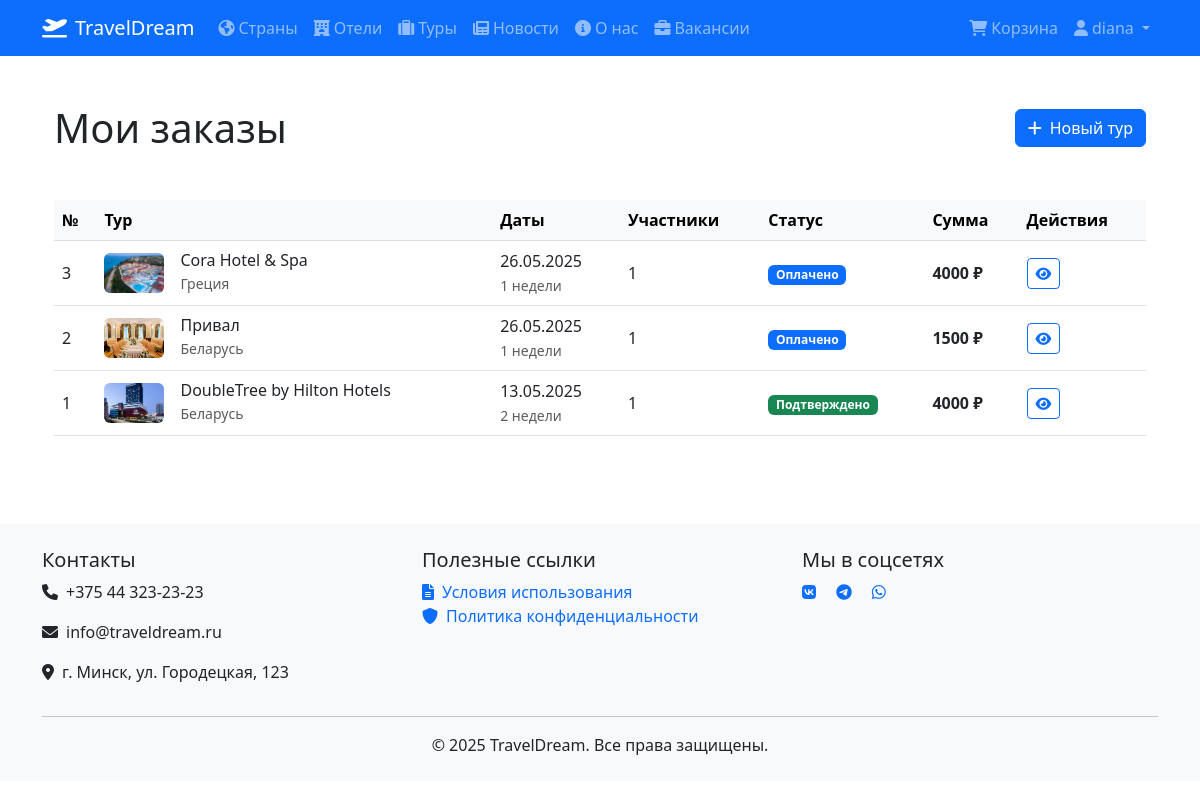
The app's page /core/orders/ (signed in) with its own data.
### users/models.py (models this page shows, shortened)
class User(AbstractUser):
    image = models.ImageField(upload_to='users_images', null=True, blank=True)
    phone_regex = RegexValidator(
        regex=r'^\+375(29|25|44|33)\d{7}$',
        message="Номер телефона должен быть в формате: '+375291234567'"
    )
    phone_number = models.CharField(
        validators=[phone_regex],
        max_length=20,
        blank=True,
        null=True,
        verbose_name='Номер телефона'
    )
    birth_date = models.DateField(
        verbose_name='Дата рождения',
        null=True,
        blank=True,
        validators=[
            MinValueValidator(
                limit_value=date(1900, 1, 1),
                message='Дата рождения не может быть раньше 1900 года'
            )
        ]
    )
    timezone = models.CharField(
        max_length=50,
        default='UTC',
        verbose_name='Часовой пояс',
        help_text='Например: Europe/Minsk или UTC'
    )
    is_client = models.BooleanField(default=True, verbose_name='Является клиентом')
    created_at = models.DateTimeField(auto_now_add=True, verbose_name='Дата создания (UTC)')
    updated_at = models.DateTimeField(auto_now=True, verbose_name='Дата обновления (UTC)')
    created_at_local = models.DateTimeField(verbose_name='Дата создания (локальное время)', null=True, blank=True)
    updated_at_local = models.DateTimeField(verbose_name='Дата обновления (локальное время)', null=True, blank=True)
    class Meta:
        verbose_name = 'Пользователь'
        verbose_name_plural = 'Пользователи'
        constraints = [
            models.CheckConstraint(
                check=models.Q(birth_date__lte=timezone.now().date() - timezone.timedelta(days=365*18)),
                name='age_18_plus'
            )
        ]

### core/models.py (models this page shows, shortened)
class Order(models.Model):
    STATUS_CHOICES = [
        ('pending', 'Ожидает'),
        ('confirmed', 'Подтверждено'),
        ('paid', 'Оплачено'),
        ('cancelled', 'Отменено'),
        ('completed', 'Завершено'),
    ]
    client = models.ForeignKey(User, on_delete=models.CASCADE, verbose_name='Клиент', related_name='client_orders')
    manager = models.ForeignKey(
        User,
        on_delete=models.SET_NULL,
        null=True,
        blank=True,
        verbose_name='Менеджер',
        related_name='managed_orders'
    )
    tour = models.ForeignKey(TourPackage, on_delete=models.PROTECT, verbose_name='Турпакет')
    status = models.CharField(
        max_length=10,
        choices=STATUS_CHOICES,
        default='pending',
        verbose_name='Статус'
    )
    created_at = models.DateTimeField(auto_now_add=True, verbose_name='Дата создания')
    updated_at = models.DateTimeField(auto_now=True, verbose_name='Дата обновления')
    notes = models.TextField(verbose_name='Примечания', blank=True)
    participants = models.PositiveIntegerField(
        default=1,
        validators=[MinValueValidator(1)],
        verbose_name='Количество участников'
    )
    total_price = models.DecimalField(
        max_digits=10,
        decimal_places=2,
        verbose_name='Общая стоимость',
        null=True,
        blank=True
    )
    class Meta:
        verbose_name = 'Заказ'
        verbose_name_plural = 'Заказы'
        ordering = ['-created_at']

class TourPackage(models.Model):
    DURATION_CHOICES = [
        (1, '1 неделя'),
        (2, '2 недели'),
        (3, '3 недели'),
        (4, '4 недели'),
    ]
    hotel = models.ForeignKey(Hotel, on_delete=models.CASCADE, verbose_name='Отель')
    duration_weeks = models.PositiveSmallIntegerField(
        choices=DURATION_CHOICES,
        verbose_name='Длительность (недели)'
    )
    departure_date = models.DateField(verbose_name='Дата отправления')
    return_date = models.DateField(verbose_name='Дата возвращения', blank=True, null=True)
    total_price = models.DecimalField(max_digits=10, decimal_places=2, verbose_name='Общая цена', blank=True)
    is_active = models.BooleanField(default=True, verbose_name='Активный тур')
    max_participants = models.PositiveIntegerField(default=20, verbose_name='Макс. участников')
    current_participants = models.PositiveIntegerField(default=0, verbose_name='Текущие участники')
    class Meta:
        verbose_name = 'Турпакет'
        verbose_name_plural = 'Турпакеты'
        ordering = ['departure_date']

class Hotel(models.Model):
    STAR_CHOICES = [
        (1, '1 звезда'),
        (2, '2 звезды'),
        (3, '3 звезды'),
        (4, '4 звезды'),
        (5, '5 звезд'),
    ]
    country = models.ForeignKey(Country, on_delete=models.CASCADE, verbose_name='Страна')
    name = models.CharField(max_length=100, verbose_name='Название отеля')
    stars = models.PositiveSmallIntegerField(choices=STAR_CHOICES, verbose_name='Звездность')
    price_per_day = models.DecimalField(max_digits=10, decimal_places=2, verbose_name='Цена за день')
    description = models.TextField(verbose_name='Описание отеля', blank=True)
    amenities = models.TextField(verbose_name='Удобства', blank=True)
    image = models.ImageField(upload_to='hotels/', verbose_name='Изображение', null=True, blank=True)
    available_rooms = models.PositiveIntegerField(default=0, verbose_name='Доступные номера')
    class Meta:
        verbose_name = 'Отель'
        verbose_name_plural = 'Отели'

class Country(models.Model):
    name = models.CharField(max_length=100, verbose_name='Название страны')
    winter_climate = models.CharField(max_length=100, verbose_name='Зимний климат')
    summer_climate = models.CharField(max_length=100, verbose_name='Летний климат')
    description = models.TextField(verbose_name='Описание страны', blank=True)
    image = models.ImageField(upload_to='countries/', verbose_name='Изображение', null=True, blank=True)
    weather_data = models.JSONField(blank=True, null=True, verbose_name='Данные о погоде')
    weather_last_updated = models.DateTimeField(null=True, blank=True, verbose_name='Последнее обновление погоды')
    capital = models.CharField(max_length=100, verbose_name='Столица', blank=True, null=True)
    class Meta:
        verbose_name = 'Страна'
        verbose_name_plural = 'Страны'

### core/views.py (the view)
# urls.py: path('orders/', views.OrderListView.as_view(), name='order_list'),
class OrderListView(LoginRequiredMixin, ListView):
    model = Order
    template_name = 'core/order_list.html'
    context_object_name = 'orders'
    paginate_by = 10
    def get_queryset(self):
        return Order.objects.filter(
            client=self.request.user
        ).select_related(
            'tour',
            'tour__hotel',
            'tour__hotel__country',
            'manager'
        ).order_by('-created_at')
    def get_context_data(self, **kwargs):
        context = super().get_context_data(**kwargs)
        context['empty_message'] = "У вас пока нет заказов"
        return context

### core/templates/core/order_list.html (shortened to what this page needs)
{% extends 'core/base.html' %}
{% block content %}
<section class="py-5">
    <div class="container">
        <div class="d-flex justify-content-between align-items-center mb-5">
            <h1 class="mb-0">Мои заказы</h1>
            <a href="{% url 'core:tour_list' %}" class="btn btn-primary">
                <i class="fas fa-plus me-2"></i>Новый тур
            </a>
        </div>
        {% if orders %}
        <div class="table-responsive">
            <table class="table table-hover align-middle">
                <thead class="table-light">
                    <tr>
                        <th>№</th>
                        <th>Тур</th>
                        <th>Даты</th>
                        <th>Участники</th>
                        <th>Статус</th>
                        <th>Сумма</th>
                        <th>Действия</th>
                    </tr>
                </thead>
                <tbody>
                    {% for order in orders %}
                    <tr>
                        <td>{{ order.id }}</td>
                        <td>
                            <div class="d-flex align-items-center">
                                {% if order.tour.hotel.image %}
                                <img src="{{ order.tour.hotel.image.url }}"
                                     alt="{{ order.tour.hotel.name }}"
                                     class="rounded me-3"
                                     width="60"
                                     height="40"
                                     style="object-fit: cover;">
                                {% endif %}
                                <div>
                                    <h6 class="mb-0">{{ order.tour.hotel.name }}</h6>
                                    <small class="text-muted">
                                        {{ order.tour.hotel.country.name }}
                                    </small>
                                </div>
                            </div>
                        </td>
                        <td>
                            {{ order.tour.departure_date|date:"d.m.Y" }}<br>
                            <small class="text-muted">{{ order.tour.duration_weeks }} недели</small>
                        </td>
                        <td>{{ order.participants }}</td>
                        <td>
                            <span class="badge
                                {% if order.status == 'confirmed' %}bg-success
                                {% elif order.status == 'paid' %}bg-primary
                                {% elif order.status == 'cancelled' %}bg-danger
                                {% else %}bg-secondary{% endif %}">
                                {{ order.get_status_display }}
                            </span>
                        </td>
                        <td class="fw-bold">
                            {{ order.tour.total_price|floatformat:"0" }} ₽
                        </td>
                        <td>
                            <a href="{% url 'core:order_detail' order.id %}"
                               class="btn btn-sm btn-outline-primary"
                               title="Подробнее">
                                <i class="fas fa-eye"></i>
                            </a>
                        </td>
                    </tr>
                    {% endfor %}
                </tbody>
            </table>
        </div>
        {% endif %}
    </div>
</section>
{% endblock %}

### core/templates/core/base.html (shortened to what this page needs)
<!DOCTYPE html>
<html lang="ru">
<head>
    <link href="https://cdn.jsdelivr.net/npm/bootstrap@5.3.0/dist/css/bootstrap.min.css" rel="stylesheet">
    <link href="https://cdnjs.cloudflare.com/ajax/libs/font-awesome/6.0.0/css/all.min.css" rel="stylesheet">
</head>
<body>
    <nav class="navbar navbar-expand-lg navbar-dark bg-primary">
        <div class="container">
            <a class="navbar-brand" href="{% url 'core:home' %}">
                <i class="fas fa-plane-departure me-2"></i>TravelDream
            </a>
            <div class="collapse navbar-collapse" id="navbarNav">
                <ul class="navbar-nav me-auto">
                    <li class="nav-item">
                        <a class="nav-link" href="{% url 'core:country_list' %}">
                            <i class="fas fa-globe-americas me-1"></i>Страны
                        </a>
                    </li>
                    <li class="nav-item">
                        <a class="nav-link" href="{% url 'core:hotel_list' %}">
                            <i class="fas fa-hotel me-1"></i>Отели
                        </a>
                    </li>
                    <li class="nav-item">
                        <a class="nav-link" href="{% url 'core:tour_list' %}">
                            <i class="fas fa-suitcase me-1"></i>Туры
                        </a>
                    </li>
                    <li class="nav-item">
                        <a class="nav-link" href="{% url 'core:news_list' %}">
                            <i class="fas fa-newspaper me-1"></i>Новости
                        </a>
                    </li>
                    <li class="nav-item">
                        <a class="nav-link" href="{% url 'core:about' %}">
                            <i class="fas fa-info-circle me-1"></i>О нас
                        </a>
                    </li>
                    <li class="nav-item">
                        <a class="nav-link" href="{% url 'core:vacancy_list' %}">
                            <i class="fas fa-briefcase me-1"></i>Вакансии
                        </a>
                    </li>
                </ul>
                <ul class="navbar-nav">
                    {% if user.is_authenticated %}
                        <li class="nav-item">
                            <a class="nav-link" href="{% url 'core:basket_detail' %}">
                                <i class="fas fa-shopping-cart me-1"></i>Корзина
                            </a>
                        </li>
                        <li class="nav-item dropdown">
                            <a class="nav-link dropdown-toggle" href="#" id="userDropdown" role="button" data-bs-toggle="dropdown">
                                <i class="fas fa-user me-1"></i>{{ user.username }}
                            </a>
                        </li>
                    {% endif %}
                </ul>
            </div>
        </div>
    </nav>
    <main class="container pb-4">
        {% block content %}{% endblock %}
    </main>
    <footer class="bg-light py-4 mt-auto">
        <div class="container">
            <div class="row">
                <div class="col-md-4">
                    <h5>Контакты</h5>
                    <p><i class="fas fa-phone me-2"></i>+375 44 323-23-23</p>
                    <p><i class="fas fa-envelope me-2"></i>info@traveldream.ru</p>
                    <p><i class="fas fa-map-marker-alt me-2"></i>г. Минск, ул. Городецкая, 123</p>
                </div>
                <div class="col-md-4">
                    <h5>Полезные ссылки</h5>
                    <ul class="list-unstyled">
                        <li>
                            <a href="{% url 'core:terms' %}" class="text-decoration-none">
                                <i class="fas fa-file-alt me-2"></i>Условия использования
                            </a>
                        </li>
                        <li>
                            <a href="{% url 'core:privacy_policy' %}" class="text-decoration-none">
                                <i class="fas fa-shield-alt me-2"></i>Политика конфиденциальности
                            </a>
                        </li>
                    </ul>
                </div>
                <div class="col-md-4">
                    <h5>Мы в соцсетях</h5>
                    <div class="social-links">
                        <a href="#" class="text-decoration-none me-3">
                            <i class="fab fa-vk"></i>
                        </a>
                        <a href="#" class="text-decoration-none me-3">
                            <i class="fab fa-telegram"></i>
                        </a>
                        <a href="#" class="text-decoration-none">
                            <i class="fab fa-whatsapp"></i>
                        </a>
                    </div>
                </div>
            </div>
            <hr>
            <div class="text-center">
                <p class="mb-0">&copy; {% now "Y" %} TravelDream. Все права защищены.</p>
            </div>
        </div>
    </footer>
</body>
</html>

### records on screen
User: username "diana"
Order: id "3", tour.hotel.image (picture), tour.hotel.name "Cora Hotel & Spa", tour.hotel.country.name "Греция", tour.departure_date "26.05.2025", tour.duration_weeks "1", participants "1", status "Оплачено", tour.total_price "4000"
Order: id "2", tour.hotel.image (picture), tour.hotel.name "Привал", tour.hotel.country.name "Беларусь", tour.departure_date "26.05.2025", tour.duration_weeks "1", participants "1", status "Оплачено", tour.total_price "1500"
Order: id "1", tour.hotel.image (picture), tour.hotel.name "DoubleTree by Hilton Hotels", tour.hotel.country.name "Беларусь", tour.departure_date "13.05.2025", tour.duration_weeks "2", participants "1", status "Подтверждено", tour.total_price "4000"
